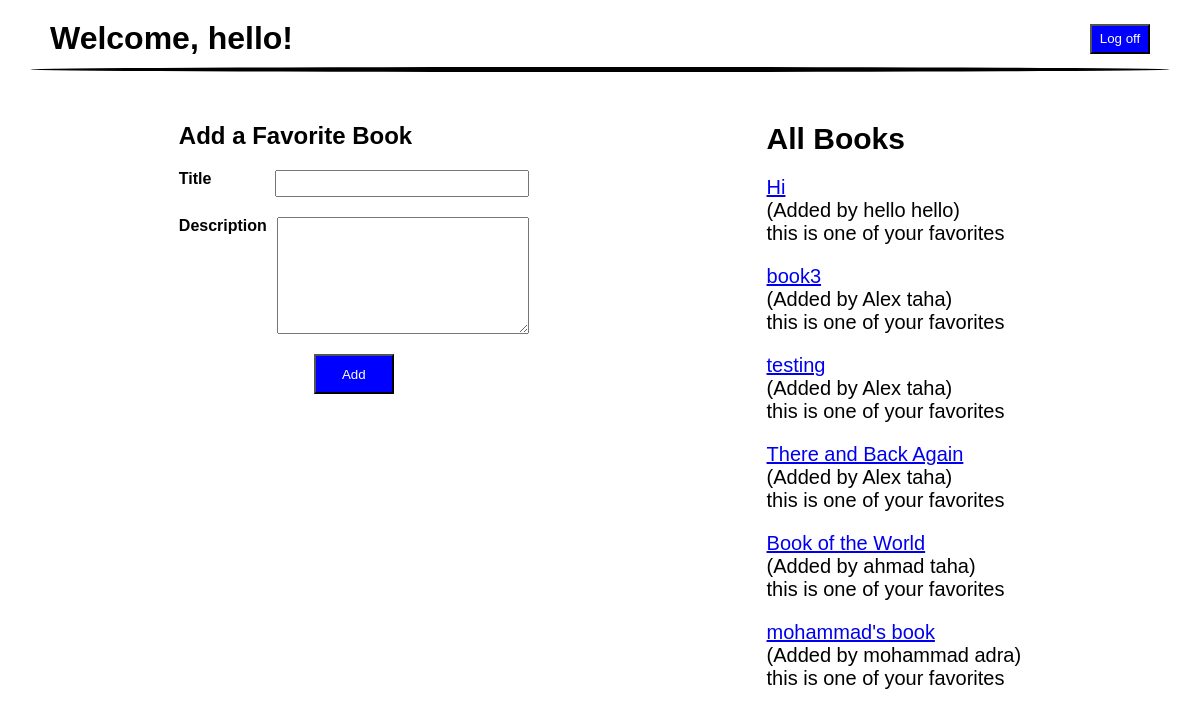
The page /books (signed in) on the database its author committed.
### app_one/models.py (models this page shows)
class User(models.Model):
    first_name = models.CharField(max_length=45)
    last_name = models.CharField(max_length=45)
    email = models.CharField(max_length=45)
    password = models.CharField(max_length=255)
    created_at = models.DateTimeField(auto_now_add=True)
    updated_at = models.DateTimeField(auto_now=True)
    objects = UserManager()

class Book(models.Model):
    title = models.CharField(max_length=255)
    description = models.TextField(default="")
    uploaded_by = models.ForeignKey(User, related_name='uploaded_by',on_delete = models.CASCADE,default="")
    users_who_like = models.ManyToManyField(User, related_name="liked_books")
    created_at = models.DateTimeField(auto_now_add=True)
    updated_at = models.DateTimeField(auto_now=True)
    objects = BookManager()

### app_one/views.py (the view)
# urls.py: path('books',views.books),
def books(request):
    context = {
        'user':User.objects.get(id=request.session['id']),
        'booklist':Book.objects.all(),
    }
    return render(request, 'books.html',context)

### app_one/templates/books.html (shortened to what this page needs)
<!DOCTYPE html>
<html lang="en">
<head>
    <body>
        <form class="header" action="/logout">
                <h1>Welcome, {{ user.first_name }}!</h1>
                <input type="submit" value="Log off">
        </form>
        <div class="line"></div>
        <div class="content">
            <form class="add_book" action="/add_book" method="POST">
                <h2>Add a Favorite Book</h2>
                <div class="title"><h4>Title</h4><input type="text" name="title"></div>
                <div class="desc"><h4>Description</h4><textarea name="description" id="" cols="25" rows="5"></textarea></div>
                <div class="button"><button type="submit">Add</button></div>
            </form>
            <div class="list">
                <h2>All Books</h2>
                {% for books in booklist%}
                <div>
                    <p class = 'book_title'><a href="/books/{{books.id}}">{{books.title}}</a></p>
                    <p>(Added by {{books.uploaded_by.first_name}} {{books.uploaded_by.last_name}})</p>
                    {% if user not in books.users_who_like.all %}
                        <p><a href="/books/{{books.id}}/favorite">Add to favorites</a></p>
                    {%else%}
                        <p class = 'italic'>this is one of your favorites</p>
                    {% endif %}
                </div>
            {% endfor %}
            </div>
        </div>
</body>
</html>

### app_one/templates/books.html (style rules this page uses)
* { margin: 0; padding: 0; font-family: Arial, Helvetica, sans-serif; }
body { display: flex; flex-direction: column; align-items: center; }
.header { display: flex; justify-content: space-between; align-items: center; width: 100%; margin-top: 20px; }
.line { background-color: black; width: 95%; height: 5px; border-radius: 50%; margin-top: 10px; }
.content { display: flex; justify-content: space-around; width: 90%; margin-top: 50px; }
h1 { margin-left: 50px; }
.header input { background-color: blue; color: white; cursor: pointer; width: 60px; height: 30px; margin-right: 50px; }
.add_book { display: flex; flex-direction: column; gap: 20px; }
.add_book button { width: 80px; height: 40px; cursor: pointer; background-color: blue; color: white; }
.title input { width: 250px; font-size: 20px; }
.add_book .title, .add_book .desc { display: flex; width: 350px; justify-content: space-between; }
.button { width: 100%; display: flex; justify-content: center; }
textarea { font-size: 20px; width: 250px; }
p { width: 100%; }
.list { display: flex; flex-direction: column; gap: 20px; font-size: 20px; }

### rows shown on the page
User: first_name "hello"
Book: title "Hi", uploaded_by.first_name "hello", uploaded_by.last_name "hello", shows "this is one of your favorites"
Book: title "book3", uploaded_by.first_name "Alex", uploaded_by.last_name "taha", shows "this is one of your favorites"
Book: title "testing", uploaded_by.first_name "Alex", uploaded_by.last_name "taha", shows "this is one of your favorites"
Book: title "There and Back Again", uploaded_by.first_name "Alex", uploaded_by.last_name "taha", shows "this is one of your favorites"
Book: title "Book of the World", uploaded_by.first_name "ahmad", uploaded_by.last_name "taha", shows "this is one of your favorites"
Book: title "mohammad's book", uploaded_by.first_name "mohammad", uploaded_by.last_name "adra", shows "this is one of your favorites"
